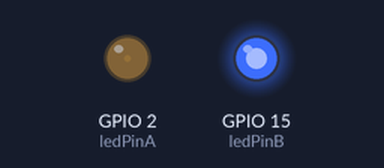
The sketch below on a simulated ESP32. Parts: output pins drawn as LEDs (lit = HIGH). What the sketch prints to the serial monitor is not drawn.

Above: at 0.05 s.
At 1.15 s:
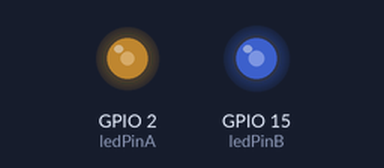
At 2.3 s:
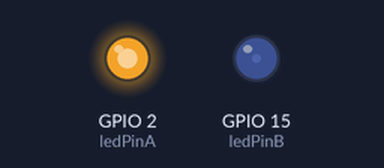
At 4.6 s:
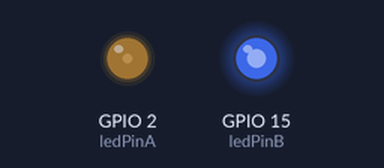
Timing chart, 0 to 6.7 s (numbered marks = the images above):
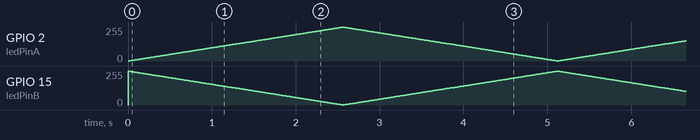

The sketch:

ex06.ino
```cpp
const int ledPinA = 2;
const int ledPinB = 15;

const int freq = 5000;
const int resolution = 8;

int dutyCycle = 0;
int direction = 1;

void setup() {
  Serial.begin(115200);

  ledcAttach(ledPinA, freq, resolution);
  ledcAttach(ledPinB, freq, resolution);

  Serial.println("ex06: 双通道警车双闪准备就绪");
}

void loop() {
  ledcWrite(ledPinA, dutyCycle);
  ledcWrite(ledPinB, 255 - dutyCycle);

  dutyCycle += direction;
  if (dutyCycle >= 255) {
    dutyCycle = 255;
    direction = -1;
  } else if (dutyCycle <= 0) {
    dutyCycle = 0;
    direction = 1;
  }

  delay(10);
}
```
